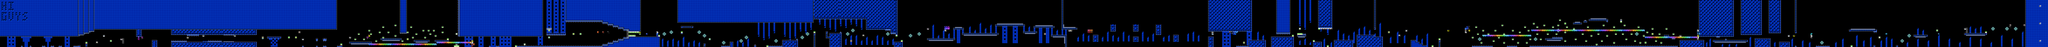

The image is a tile-based game level rendered from a .tmx file. Its description and source (layers, tilesets, objects; grid data summarised) follow:
An orthogonal 1173x27 tile map with 16x16 px tiles, 2 tile layers (SP, ...), 2 tilesets, 2 image layers.

<map version="1.10" tiledversion="1.11.2" orientation="orthogonal" renderorder="right-down" width="1173" height="27" tilewidth="16" tileheight="16" infinite="0" nextlayerid="5" nextobjectid="1">
 <editorsettings>
  <chunksize width="16" height="27" />
  <export target="test.csv" format="csv" />
 </editorsettings>
 <tileset firstgid="1" name="famidash" tilewidth="16" tileheight="16" tilecount="256" columns="16">
  <image source="../../../GRAPHICS/famidash.bmp" width="256" height="256" />
 </tileset>
 <tileset firstgid="257" name="sprites" tilewidth="16" tileheight="16" tilecount="256" columns="16">
  <image source="../../../GRAPHICS/sprites.png" width="256" height="256" />
 </tileset>
 <imagelayer id="3" name="Image Layer 1" parallaxx="0.9" parallaxy="0.9" repeatx="1" repeaty="1">
  <image source="../../../GRAPHICS/Old/parallax Blue.bmp" width="144" height="72" />
 </imagelayer>
 <imagelayer id="4" name="Image Layer 2" offsetx="0" offsety="432" repeatx="1">
  <image source="../../../GRAPHICS/ground.bmp" width="64" height="128" />
 </imagelayer>
 <layer id="1" width="1173" height="27">
  <data>[31671 cells, 31634 non-empty, 66 distinct tile ids]</data>
 </layer>
 <layer id="2" name="SP" width="1173" height="27">
  <data>[31671 cells, 439 non-empty, 84 distinct tile ids]</data>
 </layer>
</map>
